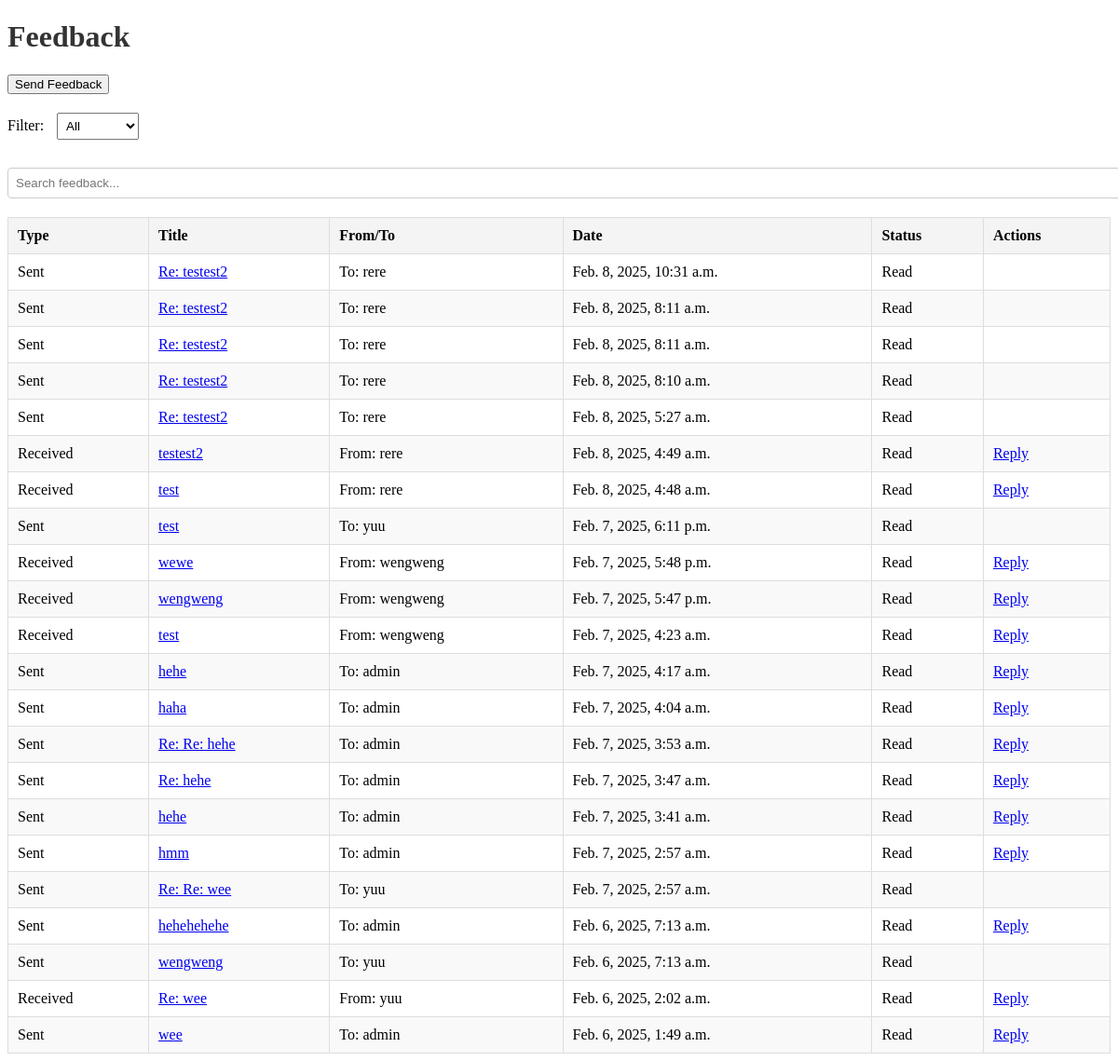
Page /feedbacks/ (signed in) on the earlier database version.
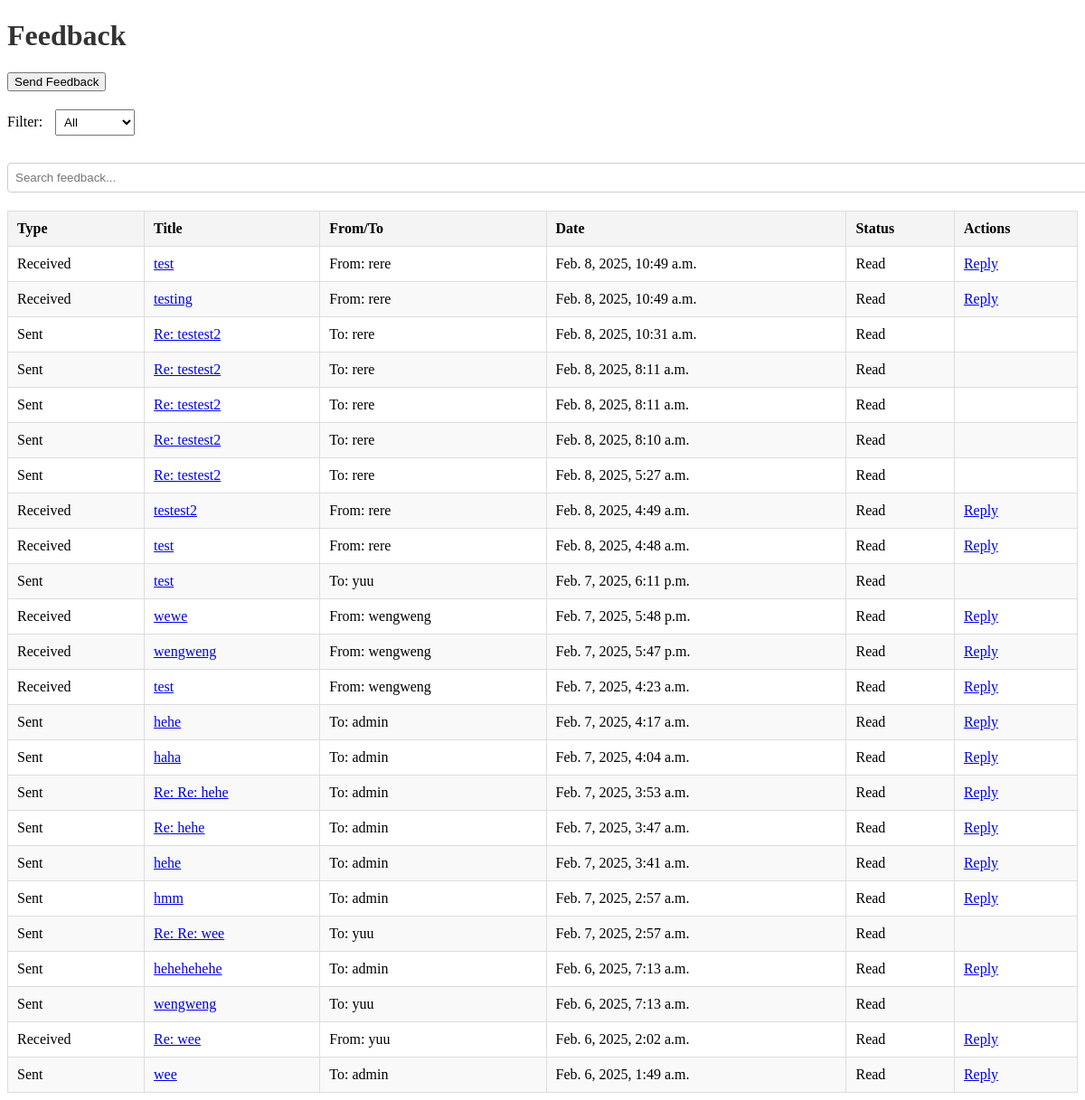
Same page on the later database version.
### feedbacks/models.py (models this page shows, shortened)
class Feedback(models.Model):
    CATEGORY_CHOICES = [
        ('system/application', 'System/Application'),
        ('aid_programs', 'Aid Programs'),
    ]
    sender = models.ForeignKey(settings.AUTH_USER_MODEL, related_name='sent_feedbacks', on_delete=models.CASCADE)
    receiver = models.ForeignKey(settings.AUTH_USER_MODEL, related_name='received_feedbacks', on_delete=models.CASCADE)
    title = models.CharField(max_length=255)
    message = models.TextField()
    category = models.CharField(max_length=20, choices=CATEGORY_CHOICES)
    attachment = models.FileField(upload_to='feedback_attachments/', blank=True, null=True)
    is_read = models.BooleanField(default=False)  # Track if the feedback is read
    created_at = models.DateTimeField(auto_now_add=True)
    updated_at = models.DateTimeField(auto_now=True)
    class Meta:
        db_table = 'feedback'

### users/models.py (models this page shows, shortened)
class Account(AbstractUser):
    ROLE_LIST = [
        ('student', 'Student'),
        ('officer', 'Aid Officer'),
        ('funder', 'Funder'),
        ('administrator', 'Administrator'),
    ]
    role = models.CharField(max_length=13, choices=ROLE_LIST)
    study_program = models.CharField(max_length=100, blank=True, null=True)  # only for Students
    years_of_study = models.IntegerField(blank=True, null=True)
    gpa = models.FloatField(blank=True, null=True)
    organization_name = models.CharField(max_length=255, blank=True, null=True)
    is_approved = models.BooleanField(default=False)
    phone_number = models.CharField(max_length=15, blank=True, null=True)
    created_at = models.DateTimeField(default=now)
    updated_at = models.DateTimeField(auto_now=True)
    class Meta:
        db_table = 'users_masterlist'

### feedbacks/views.py (the view, shortened to what this page needs)
# urls.py: path('', views.feedback_view, name='feedback_view'),
@login_required
def feedback_view(request):
    tab = request.GET.get('tab', 'received')
    feedback_id = request.GET.get('id')
    all_feedbacks = Feedback.objects.filter(
        Q(sender=request.user) | Q(receiver=request.user)
    ).order_by('-created_at')
    feedback_list = []
    for feedback in all_feedbacks:
        feedback_data = {
            'feedback': feedback,
            'type': 'Sent' if feedback.sender == request.user else 'Received',
        }
        feedback_list.append(feedback_data)
    return render(request, 'feedbacks/feedback.html', {
        'tab': tab,
        'feedback_list': feedback_list,
    })

### feedbacks/templates/feedbacks/feedback.html (shortened to what this page needs)
<!DOCTYPE html>
<html lang="en">
<head>
</head>
<body>
    <h1>Feedback</h1>
    <div class="actions">
        <button onclick="openModal('send-feedback')">Send Feedback</button>
    </div>
    <div class="filters">
        <label for="filter-dropdown">Filter:</label>
        <select id="filter-dropdown" onchange="filterFeedback(this.value)">
            <option value="all">All</option>
        </select>
    </div>
    <div class="search-bar">
        <input type="text" id="search-input" placeholder="Search feedback..." onkeyup="filterFeedback()">
    </div>
    <table id="feedback-table">
        <thead>
            <tr>
                <th>Type</th>
                <th>Title</th>
                <th>From/To</th>
                <th>Date</th>
                <th>Status</th>
                <th>Actions</th>
            </tr>
        </thead>
        <tbody>
            {% for item in feedback_list %}
                <tr class="feedback-row {% if item.type == 'Sent' %}sent{% else %}received{% endif %}">
                    <td>{{ item.type }}</td>
                    <td>
                        <a href="#"
                            onclick="showFeedbackContent(
                                '{{ item.feedback.id }}',
                                '{{ item.feedback.title|escapejs }}',
                                '{{ item.feedback.message|escapejs }}',
                                {% if item.feedback.attachment %}'{{ item.feedback.attachment.url|escapejs }}'{% else %}null{% endif %}
                            )">
                            {{ item.feedback.title }}
                        </a>
                    </td>
                    <td>
                        {% if item.type == 'Sent' %}
                            To: {{ item.feedback.receiver.username }}
                        {% else %}
                            From: {{ item.feedback.sender.username }}
                        {% endif %}
                    </td>
                    <td>{{ item.feedback.created_at }}</td>
                    <td id="status-{{item.feedback.id}}">
                        {% if not item.feedback.is_read and item.feedback.receiver == request.user %}
                            <strong>Unread</strong>
                        {% else %}
                            Read
                        {% endif %}
                    </td>
                    <td>
                        {% if item.feedback.receiver == request.user %}
                            <a href="#" onclick="openReplyModal({{ item.feedback.id }})">Reply</a>
                        {% endif %}
                    </td>
                </tr>
            {% empty %}
                <tr>
                    <td colspan="6">No feedback available.</td>
                </tr>
            {% endfor %}
        </tbody>
    </table>
</body>
</html>

### feedbacks/templates/feedbacks/feedback.html (style rules this page uses)
h1 { color: #333; }
.actions, .filters, .search-bar { margin-bottom: 20px; }
.filters select { padding: 5px; margin-left: 10px; }
.search-bar input { width: 100%; padding: 8px; margin-top: 10px; border: 1px solid #ccc; border-radius: 4px; }
table { width: 100%; border-collapse: collapse; margin-top: 20px; }
table th, table td { padding: 10px; border: 1px solid #ddd; text-align: left; }
table th { background-color: #f4f4f4; }
table tr:nth-child(even) { background-color: #f9f9f9; }

Differences in the rows shown:
added Feedback: type "Received", feedback "test", feedback.sender.username "rere", feedback.created_at "Feb. 8, 2025, 10:49 a.m.", is_read "Read"
added Feedback: type "Received", feedback "testing", feedback.sender.username "rere", feedback.created_at "Feb. 8, 2025, 10:49 a.m.", is_read "Read"
